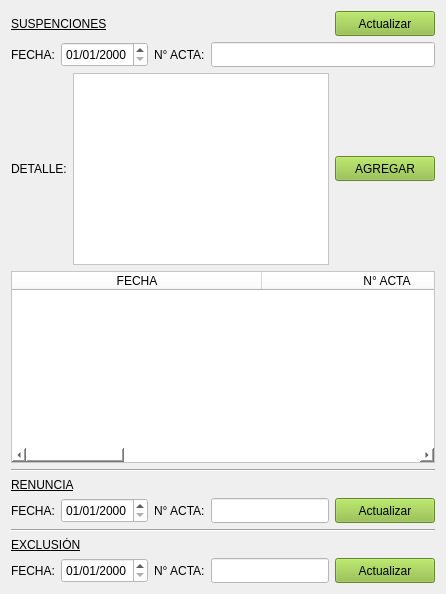
     <widget class="QWidget" name="tab_4">
      <attribute name="title">
       <string>Observaciones</string>
      </attribute>
      <layout class="QGridLayout" name="gridLayout_4">
       <item row="0" column="0">
        <layout class="QHBoxLayout" name="horizontalLayout_34">
         <item>
          <widget class="QLabel" name="label_49">
           <property name="styleSheet">
            <string notr="true">font: 12pt &quot;Courier 10 Pitch&quot;;
text-decoration: underline;</string>
           </property>
           <property name="text">
            <string>SUSPENCIONES</string>
           </property>
          </widget>
         </item>
         <item>
          <spacer name="horizontalSpacer_27">
           <property name="orientation">
            <enum>Qt::Horizontal</enum>
           </property>
           <property name="sizeHint" stdset="0">
            <size>
             <width>40</width>
             <height>20</height>
            </size>
           </property>
          </spacer>
         </item>
         <item>
          <widget class="QPushButton" name="boton_guardar_suspenciones">
           <property name="minimumSize">
            <size>
             <width>100</width>
             <height>25</height>
            </size>
           </property>
           <property name="maximumSize">
            <size>
             <width>100</width>
             <height>25</height>
            </size>
           </property>
           <property name="styleSheet">
            <string notr="true">background-color: rgb(140, 189, 58);
color: rgb(0, 0, 0);</string>
           </property>
           <property name="text">
            <string>Actualizar</string>
           </property>
          </widget>
         </item>
        </layout>
       </item>
       <item row="1" column="0">
        <layout class="QHBoxLayout" name="horizontalLayout_24">
         <item>
          <widget class="QLabel" name="label_52">
           <property name="text">
            <string>FECHA:</string>
           </property>
          </widget>
         </item>
         <item>
          <widget class="QDateEdit" name="dte_fec_susp">
           <property name="minimumSize">
            <size>
             <width>0</width>
             <height>25</height>
            </size>
           </property>
           <property name="maximumSize">
            <size>
             <width>16777215</width>
             <height>25</height>
            </size>
           </property>
           <property name="styleSheet">
            <string notr="true">background-color: rgb(255, 255, 255);</string>
           </property>
           <property name="displayFormat">
            <string>dd/MM/yyyy</string>
           </property>
          </widget>
         </item>
         <item>
          <widget class="QLabel" name="label_53">
           <property name="text">
            <string>N° ACTA:</string>
           </property>
          </widget>
         </item>
         <item>
          <widget class="QLineEdit" name="lne_nro_acta_susp">
           <property name="minimumSize">
            <size>
             <width>0</width>
             <height>25</height>
            </size>
           </property>
           <property name="maximumSize">
            <size>
             <width>16777215</width>
             <height>25</height>
            </size>
           </property>
           <property name="styleSheet">
            <string notr="true">background-color: rgb(255, 255, 255);</string>
           </property>
          </widget>
         </item>
        </layout>
       </item>
       <item row="2" column="0">
        <layout class="QHBoxLayout" name="horizontalLayout_25">
         <item>
          <widget class="QLabel" name="label_54">
           <property name="text">
            <string>DETALLE:</string>
           </property>
          </widget>
         </item>
         <item>
          <widget class="QTextEdit" name="txt_detalle_susp">
           <property name="styleSheet">
            <string notr="true">background-color: rgb(255, 255, 255);</string>
           </property>
          </widget>
         </item>
         <item>
          <widget class="QPushButton" name="boton_agregar_suspensiones">
           <property name="minimumSize">
            <size>
             <width>100</width>
             <height>25</height>
            </size>
           </property>
           <property name="maximumSize">
            <size>
             <width>100</width>
             <height>25</height>
            </size>
           </property>
           <property name="styleSheet">
            <string notr="true">color: rgb(0, 0, 0);
background-color: rgb(140, 189, 58);</string>
           </property>
           <property name="text">
            <string>AGREGAR</string>
           </property>
          </widget>
         </item>
        </layout>
       </item>
       <item row="3" column="0">
        <layout class="QVBoxLayout" name="verticalLayout">
         <item>
          <widget class="QTableWidget" name="tw_historia_susp">
           <property name="styleSheet">
            <string notr="true">background-color: rgb(255, 255, 255);
font: 75 10pt &quot;Courier 10 Pitch&quot;;</string>
           </property>
           <attribute name="horizontalHeaderDefaultSectionSize">
            <number>250</number>
           </attribute>
           <attribute name="verticalHeaderDefaultSectionSize">
            <number>15</number>
           </attribute>
           <column>
            <property name="text">
             <string>FECHA</string>
            </property>
            <property name="background">
             <color>
              <red>202</red>
              <green>244</green>
              <blue>175</blue>
             </color>
            </property>
           </column>
           <column>
            <property name="text">
             <string>N° ACTA</string>
            </property>
            <property name="background">
             <color>
              <red>202</red>
              <green>244</green>
              <blue>175</blue>
             </color>
            </property>
           </column>
           <column>
            <property name="text">
             <string>DETALLE</string>
            </property>
            <property name="background">
             <color>
              <red>202</red>
              <green>244</green>
              <blue>175</blue>
             </color>
            </property>
           </column>
           <column>
            <property name="text">
             <string>ID</string>
            </property>
            <property name="background">
             <color>
              <red>177</red>
              <green>215</green>
              <blue>154</blue>
             </color>
            </property>
           </column>
          </widget>
         </item>
         <item>
          <widget class="Line" name="line_5">
           <property name="orientation">
            <enum>Qt::Horizontal</enum>
           </property>
          </widget>
         </item>
        </layout>
       </item>
       <item row="4" column="0">
        <layout class="QVBoxLayout" name="verticalLayout_3">
         <item>
          <widget class="QLabel" name="label_50">
           <property name="styleSheet">
            <string notr="true">font: 12pt &quot;Courier 10 Pitch&quot;;
text-decoration: underline;</string>
           </property>
           <property name="text">
            <string>RENUNCIA</string>
           </property>
          </widget>
         </item>
         <item>
          <layout class="QHBoxLayout" name="horizontalLayout_32">
           <item>
            <widget class="QLabel" name="label_99">
             <property name="text">
              <string>FECHA:</string>
             </property>
            </widget>
           </item>
           <item>
            <widget class="QDateEdit" name="dte_fec_renuncia">
             <property name="minimumSize">
              <size>
               <width>0</width>
               <height>25</height>
              </size>
             </property>
             <property name="maximumSize">
              <size>
               <width>16777215</width>
               <height>25</height>
              </size>
             </property>
             <property name="styleSheet">
              <string notr="true">background-color: rgb(255, 255, 255);</string>
             </property>
             <property name="displayFormat">
              <string>dd/MM/yyyy</string>
             </property>
            </widget>
           </item>
           <item>
            <widget class="QLabel" name="label_98">
             <property name="text">
              <string>N° ACTA:</string>
             </property>
            </widget>
           </item>
           <item>
            <widget class="QLineEdit" name="lne_nro_acta_Renuncia">
             <property name="minimumSize">
              <size>
               <width>0</width>
               <height>25</height>
              </size>
             </property>
             <property name="maximumSize">
              <size>
               <width>16777215</width>
               <height>25</height>
              </size>
             </property>
             <property name="styleSheet">
              <string notr="true">background-color: rgb(255, 255, 255);</string>
             </property>
            </widget>
           </item>
           <item>
            <widget class="QPushButton" name="boton_actualizar_renuncia">
             <property name="minimumSize">
              <size>
               <width>100</width>
               <height>25</height>
              </size>
             </property>
             <property name="maximumSize">
              <size>
               <width>100</width>
               <height>25</height>
              </size>
             </property>
             <property name="styleSheet">
              <string notr="true">background-color: rgb(140, 189, 58);
color: rgb(0, 0, 0);</string>
             </property>
             <property name="text">
              <string>Actualizar</string>
             </property>
            </widget>
           </item>
          </layout>
         </item>
         <item>
          <widget class="Line" name="line_10">
           <property name="orientation">
            <enum>Qt::Horizontal</enum>
           </property>
          </widget>
         </item>
         <item>
          <widget class="QLabel" name="label_51">
           <property name="styleSheet">
            <string notr="true">font: 12pt &quot;Courier 10 Pitch&quot;;
text-decoration: underline;</string>
           </property>
           <property name="text">
            <string>EXCLUSIÓN</string>
           </property>
          </widget>
         </item>
         <item>
          <layout class="QHBoxLayout" name="horizontalLayout_33">
           <item>
            <widget class="QLabel" name="label_101">
             <property name="text">
              <string>FECHA:</string>
             </property>
            </widget>
           </item>
           <item>
            <widget class="QDateEdit" name="dte_fec_exclusion">
             <property name="minimumSize">
              <size>
               <width>0</width>
               <height>25</height>
              </size>
             </property>
             <property name="maximumSize">
              <size>
               <width>16777215</width>
               <height>25</height>
              </size>
             </property>
             <property name="styleSheet">
              <string notr="true">background-color: rgb(255, 255, 255);</string>
             </property>
             <property name="displayFormat">
              <string>dd/MM/yyyy</string>
             </property>
            </widget>
           </item>
           <item>
            <widget class="QLabel" name="label_100">
             <property name="text">
              <string>N° ACTA:</string>
             </property>
            </widget>
           </item>
           <item>
            <widget class="QLineEdit" name="lne_nro_acta_exclusion">
             <property name="minimumSize">
              <size>
               <width>0</width>
               <height>25</height>
              </size>
             </property>
             <property name="maximumSize">
              <size>
               <width>16777215</width>
               <height>25</height>
              </size>
             </property>
             <property name="styleSheet">
              <string notr="true">background-color: rgb(255, 255, 255);</string>
             </property>
            </widget>
           </item>
           <item>
            <widget class="QPushButton" name="boton_actualizar_exclusion">
             <property name="minimumSize">
              <size>
               <width>100</width>
               <height>25</height>
              </size>
             </property>
             <property name="maximumSize">
              <size>
               <width>100</width>
               <height>25</height>
              </size>
             </property>
             <property name="styleSheet">
              <string notr="true">background-color: rgb(140, 189, 58);
color: rgb(0, 0, 0);</string>
             </property>
             <property name="text">
              <string>Actualizar</string>
             </property>
            </widget>
           </item>
          </layout>
         </item>
        </layout>
       </item>
      </layout>
     </widget>
